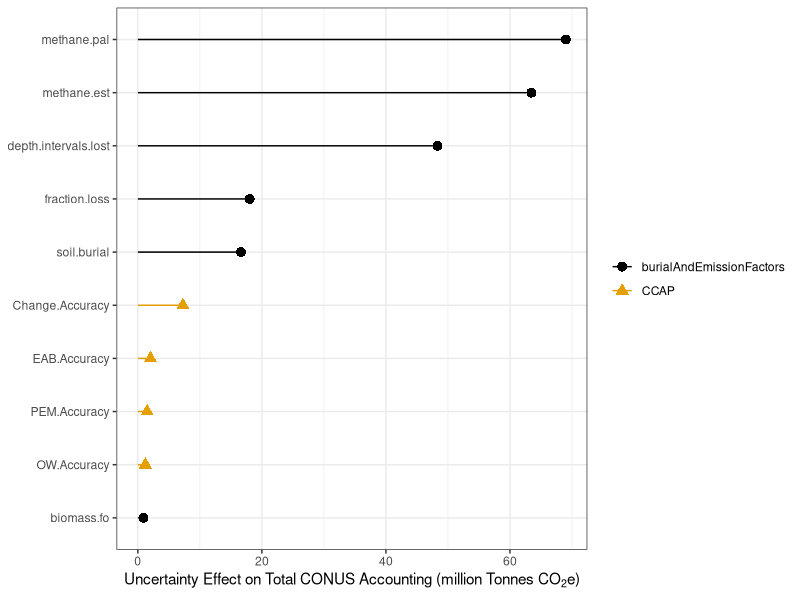
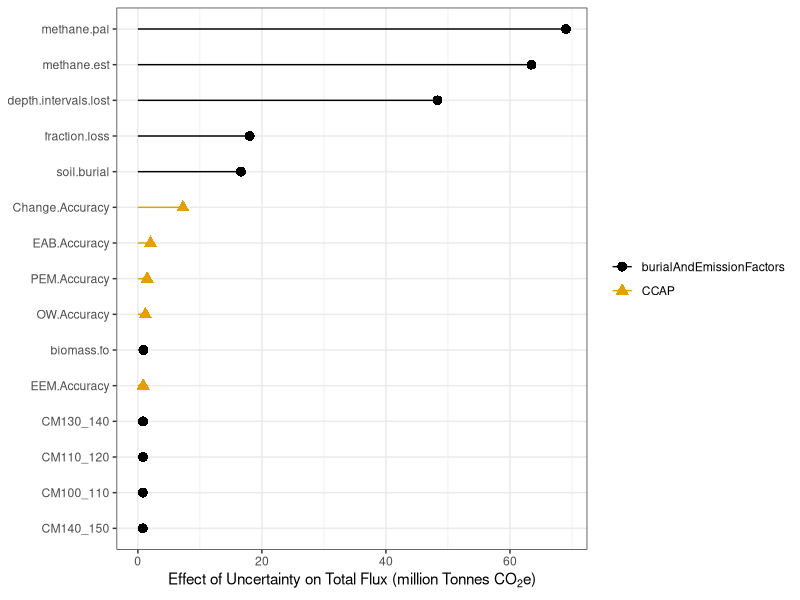
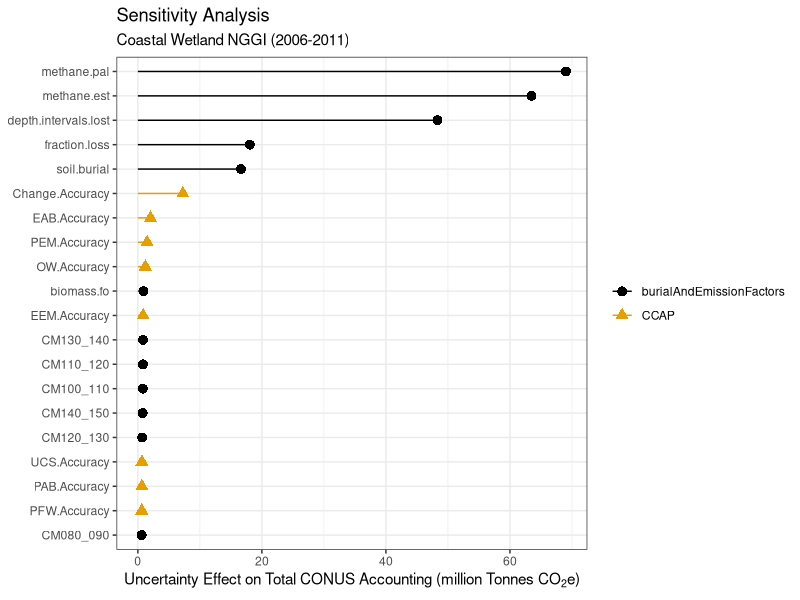
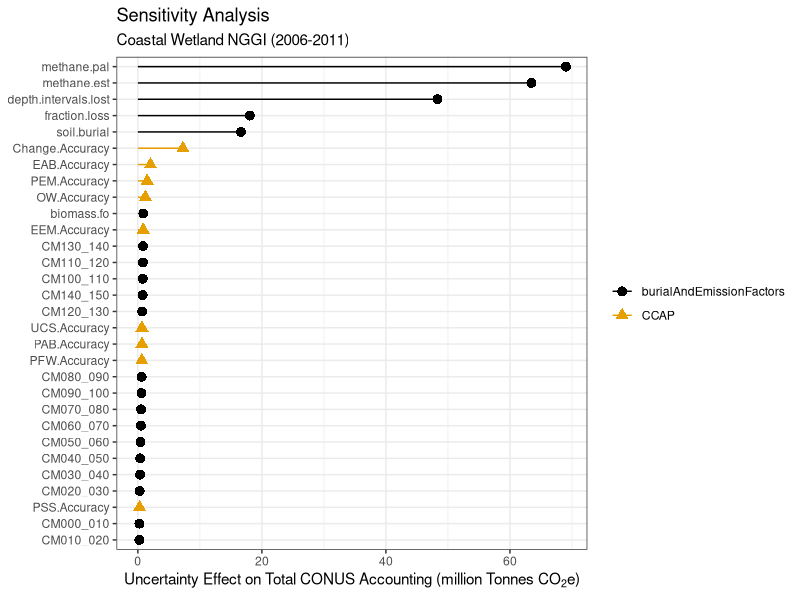

Recreate these plots in R, in order.
library(tidyverse)

# The palette with grey:
cbPalette <- c("#999999", "#E69F00", "#56B4E9", "#009E73", "#F0E442", "#0072B2", "#D55E00", "#CC79A7")

# The palette with black:
cbbPalette <- c("#000000", "#E69F00", "#56B4E9", "#009E73", "#F0E442", "#0072B2", "#D55E00", "#CC79A7")

sensitivityAnalysisDF <- read_csv("data/outputTables/SensitivityAnalysisResults.csv")

sensitivityAnalysisDF_top10 <- sensitivityAnalysisDF[1:10,]

sensitivityAnalysisDF_top10 <- sensitivityAnalysisDF_top10 %>%
  mutate(rank = rev(1:nrow(sensitivityAnalysisDF_top10)))

ggplot(sensitivityAnalysisDF_top10, aes(x=rank, y=effectMillionTonnesCO2)) +
  geom_point(stat="identity", size=3, aes(color = type, pch = type)) + 
  geom_segment(aes(y=effectMillionTonnesCO2, 
                   yend=0, 
                   x=rank, 
                   xend=rank, color=type)) + 
  xlab(NULL) +
  ylab(expression(paste("Uncertainty Effect on Total CONUS Accounting (million Tonnes CO"[2], "e)", sep=""))) +
  scale_x_discrete(limits = rev(sensitivityAnalysisDF_top10$parameter)) +
  coord_flip() +
  theme_bw() +
  scale_colour_manual(values=cbbPalette) +
  theme(legend.title=element_blank())

sensitivityAnalysisDF_top15 <- sensitivityAnalysisDF[1:15,]

sensitivityAnalysisDF_top15 <- sensitivityAnalysisDF_top15 %>%
  mutate(rank = rev(1:nrow(sensitivityAnalysisDF_top15)))

ggplot(sensitivityAnalysisDF_top15, aes(x=rank, y=effectMillionTonnesCO2)) +
  geom_point(stat="identity", size=3, aes(color = type, pch = type)) + 
  geom_segment(aes(y=effectMillionTonnesCO2, 
                   yend=0, 
                   x=rank, 
                   xend=rank, color=type)) + 
  xlab(NULL) +
  ylab(expression(paste("Effect of Uncertainty on Total Flux (million Tonnes CO"[2], "e)", sep=""))) +
  scale_x_discrete(limits = rev(sensitivityAnalysisDF_top15$parameter)) +
  coord_flip() +
  theme_bw() +
  scale_colour_manual(values=cbbPalette) +
  theme(legend.title=element_blank())

sensitivityAnalysisDF_top20 <- sensitivityAnalysisDF[1:20,]

sensitivityAnalysisDF_top20 <- sensitivityAnalysisDF_top20 %>%
  mutate(rank = rev(1:nrow(sensitivityAnalysisDF_top20)))

ggplot(sensitivityAnalysisDF_top20, aes(x=rank, y=effectMillionTonnesCO2)) +
  geom_point(stat="identity", size=3, aes(color = type, pch = type)) + 
  geom_segment(aes(y=effectMillionTonnesCO2, 
                   yend=0, 
                   x=rank, 
                   xend=rank, color=type)) + 
  labs(title="Sensitivity Analysis", 
       subtitle="Coastal Wetland NGGI (2006-2011)") +
  xlab(NULL) +
  ylab(expression(paste("Uncertainty Effect on Total CONUS Accounting (million Tonnes CO"[2], "e)", sep=""))) +
  scale_x_discrete(limits = rev(sensitivityAnalysisDF_top20$parameter)) +
  coord_flip() +
  theme_bw() +
  scale_colour_manual(values=cbbPalette) +
  theme(legend.title=element_blank())

sensitivityAnalysisDF_top30 <- sensitivityAnalysisDF[1:30,]

sensitivityAnalysisDF_top30 <- sensitivityAnalysisDF_top30 %>%
  mutate(rank = rev(1:nrow(sensitivityAnalysisDF_top30)))

ggplot(sensitivityAnalysisDF_top30, aes(x=rank, y=effectMillionTonnesCO2)) +
  geom_point(stat="identity", size=3, aes(color = type, pch = type)) + 
  geom_segment(aes(y=effectMillionTonnesCO2, 
                   yend=0, 
                   x=rank, 
                   xend=rank, color=type)) + 
  labs(title="Sensitivity Analysis", 
       subtitle="Coastal Wetland NGGI (2006-2011)") +
  xlab(NULL) +
  ylab(expression(paste("Uncertainty Effect on Total CONUS Accounting (million Tonnes CO"[2], "e)", sep=""))) +
  scale_x_discrete(limits = rev(sensitivityAnalysisDF_top30$parameter)) +
  coord_flip() +
  theme_bw() +
  scale_colour_manual(values=cbbPalette) +
  theme(legend.title=element_blank())
